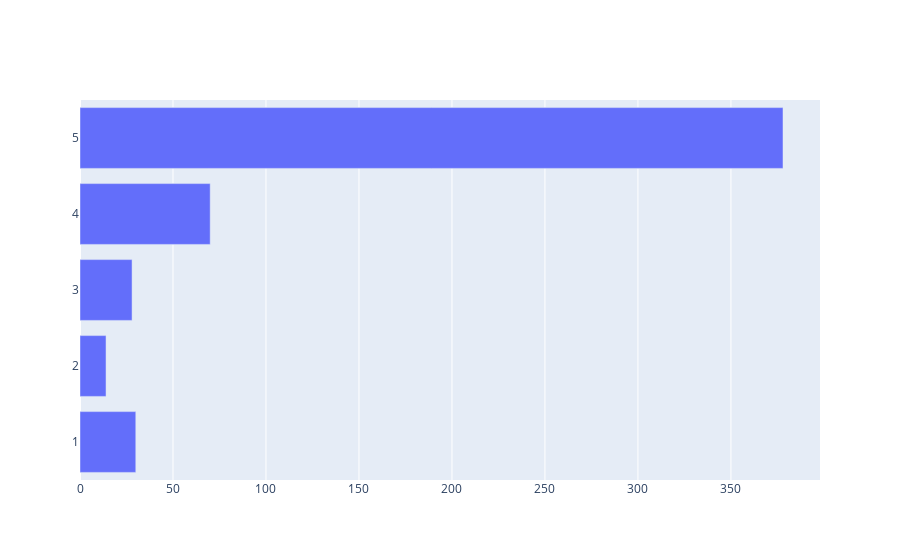

The cell this chart's notebook holds for it:
### Markdown cell above
## EDA

### Code cell
temp = df['rating'].value_counts()
fig = go.Figure(go.Bar(
            x=temp,
            y=temp.index,
            orientation='h'))

fig.show()

### Figure 1 — Plotly figure (JSON) as saved in the notebook; plotly's stock layout.template omitted (floating-point values rounded to 4 significant figures)
{"data": [{"orientation": "h", "type": "bar", "x": [378, 70, 30, 28, 14], "y": [5, 4, 1, 3, 2]}], "layout": {}}
